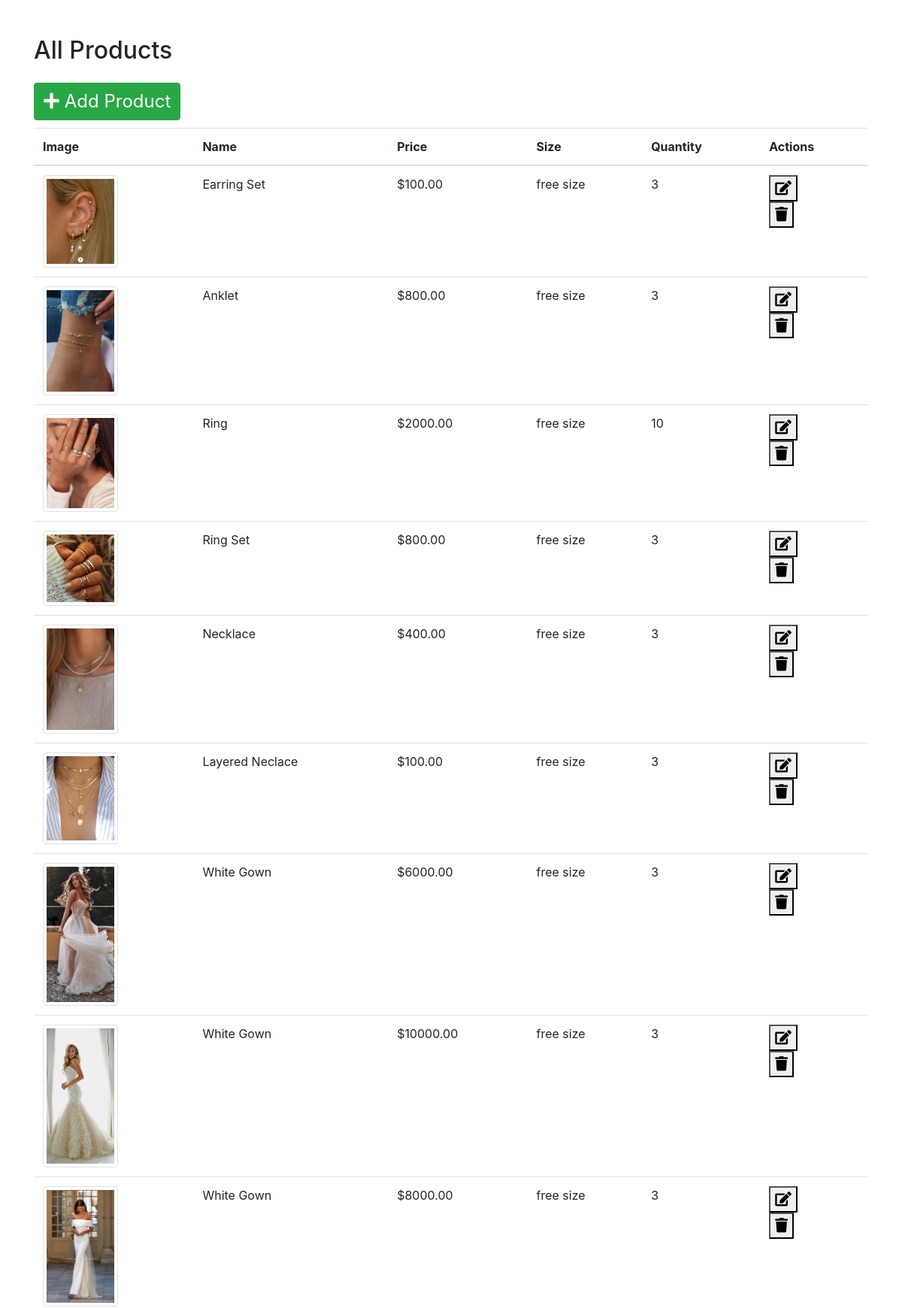
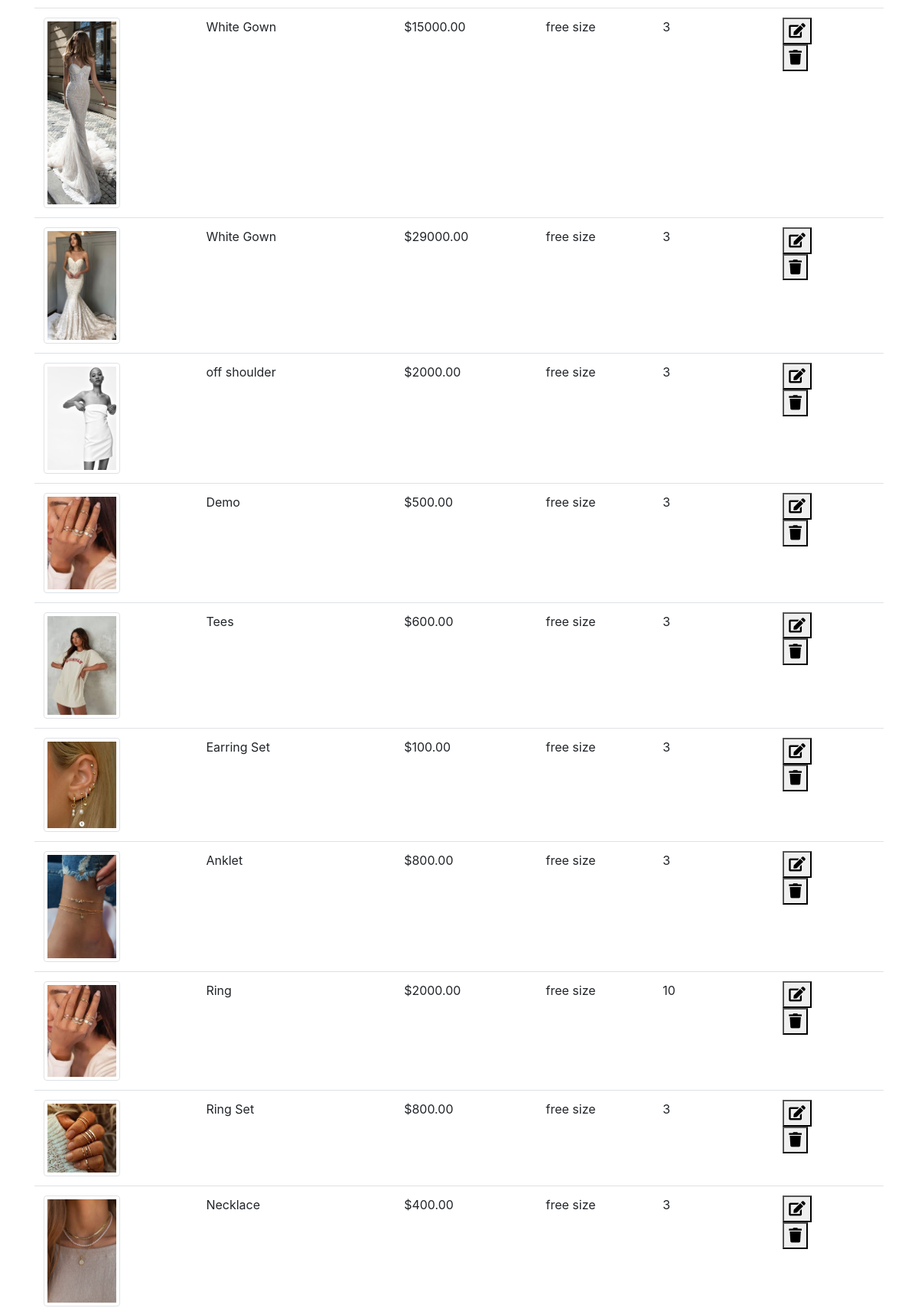
Screenshot of /product_view (upper part) with the database file from the repository (2 pictures, top to bottom).
### fashion_app/models.py (models this page shows, shortened)
class Product(models.Model):
    name = models.CharField(max_length=255)
    price = models.DecimalField(max_digits=10, decimal_places=2)
    photo = models.ImageField(upload_to='product_images/', null=True, blank=True)
    category = models.ForeignKey(Category, on_delete=models.CASCADE)
    size = models.CharField(max_length=20, null=True, blank=True)
    quantity = models.PositiveIntegerField(default=0)

### fashion_app/views.py (the view)
# urls.py: path('product_view', views.product_view, name='product_view'),
def product_view(request):
    women_products = Product.objects.all()
    accessory_products = Product.objects.all()
    bride_products = Product.objects.all()
    all_products = list(women_products) + list(accessory_products) + list(bride_products)
    context = {
        'all_products': all_products
    }
    return render(request, 'product_view.html', context)

### templates/product_view.html (shortened to what this page needs)
<!DOCTYPE html>
<html lang="en">
{% load static %}
<head>
    <link rel="stylesheet" href="https://stackpath.bootstrapcdn.com/bootstrap/4.4.1/css/bootstrap.min.css">
    <link rel="stylesheet" href="https://cdnjs.cloudflare.com/ajax/libs/font-awesome/5.15.3/css/all.min.css">
</head>
<body>
<div class="container">
    <h2 class="mt-5 mb-4">All Products</h2>
    <button class="btn btn-success add-product-btn" data-toggle="modal" data-target="#addProductModal">
        <i class="fas fa-plus"></i> Add Product
    </button>
    <table class="table">
        <thead>
            <tr>
                <th scope="col">Image</th>
                <th scope="col">Name</th>
                <th scope="col">Price</th>
                <th scope="col">Size</th>
                <th scope="col">Quantity</th>
                <th scope="col">Actions</th>
            </tr>
        </thead>
        <tbody>
            {% for product in all_products %}
                <tr>
                    <td>
                        {% if product.photo %}
                            <img
                                src="{{ product.photo.url }}"
                                class="img-thumbnail img-zoomable"
                                alt="{{ product.name }}"
                                width="100"
                                height="100"
                                onclick="openFullscreen(this)"
                            >
                        {% endif %}
                    </td>
                    <td>{{ product.name }}</td>
                    <td>${{ product.price }}</td>
                    <td>{{ product.size }}</td>
                    <td>{{ product.quantity }}</td>
                    <td>
                        <form method="POST" action="{% url 'update_product' product_id=product.id %}" enctype="multipart/form-data">
                        <button type="submit" class="action-icons" title="Update">
                            <i class="fas fa-edit"></i>
                        </button>
                        </form>
                        <form method="POST" action="{% url 'delete_product' product_id=product.id %}" enctype="multipart/form-data">
                            <button type="submit" class="action-icons" title="Delete" onclick="console.log('Delete button clicked');">
                                <i class="fas fa-trash"></i>
                            </button>
                        </form>
                    </td>
                </tr>
            {% endfor %}
        </tbody>
    </table>
</div>
</body>
</html>

### templates/product_view.html (style rules this page uses)
.img-zoomable { cursor: pointer; transition: transform 0.3s; }
.action-icons { font-size: 1.2em; cursor: pointer; margin-right: 10px; }
.add-product-btn { font-size: 1.5em; margin-bottom: 10px; }

### rows the page displays
Product: photo (picture), name "Earring Set", price "100.00", size "free size", quantity "3"
Product: photo (picture), name "Anklet", price "800.00", size "free size", quantity "3"
Product: photo (picture), name "Ring", price "2000.00", size "free size", quantity "10"
Product: photo (picture), name "Ring Set", price "800.00", size "free size", quantity "3"
Product: photo (picture), name "Necklace", price "400.00", size "free size", quantity "3"
Product: photo (picture), name "Layered Neclace", price "100.00", size "free size", quantity "3"
Product: photo (picture), name "White Gown", price "6000.00", size "free size", quantity "3"
Product: photo (picture), name "White Gown", price "10000.00", size "free size", quantity "3"
Product: photo (picture), name "White Gown", price "8000.00", size "free size", quantity "3"
Product: photo (picture), name "White Gown", price "15000.00", size "free size", quantity "3"
Product: photo (picture), name "White Gown", price "29000.00", size "free size", quantity "3"
Product: photo (picture), name "off shoulder", price "2000.00", size "free size", quantity "3"
Product: photo (picture), name "Demo", price "500.00", size "free size", quantity "3"
Product: photo (picture), name "Tees", price "600.00", size "free size", quantity "3"
